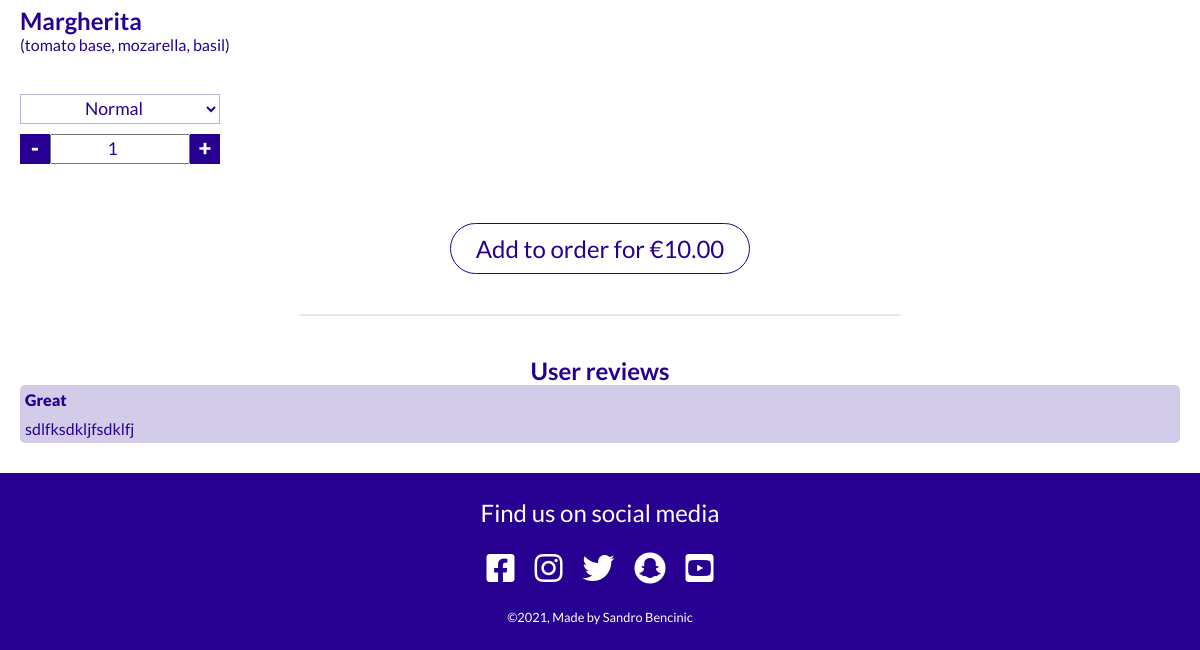
The page /product/item/1 (lower part) on the database as committed earlier.
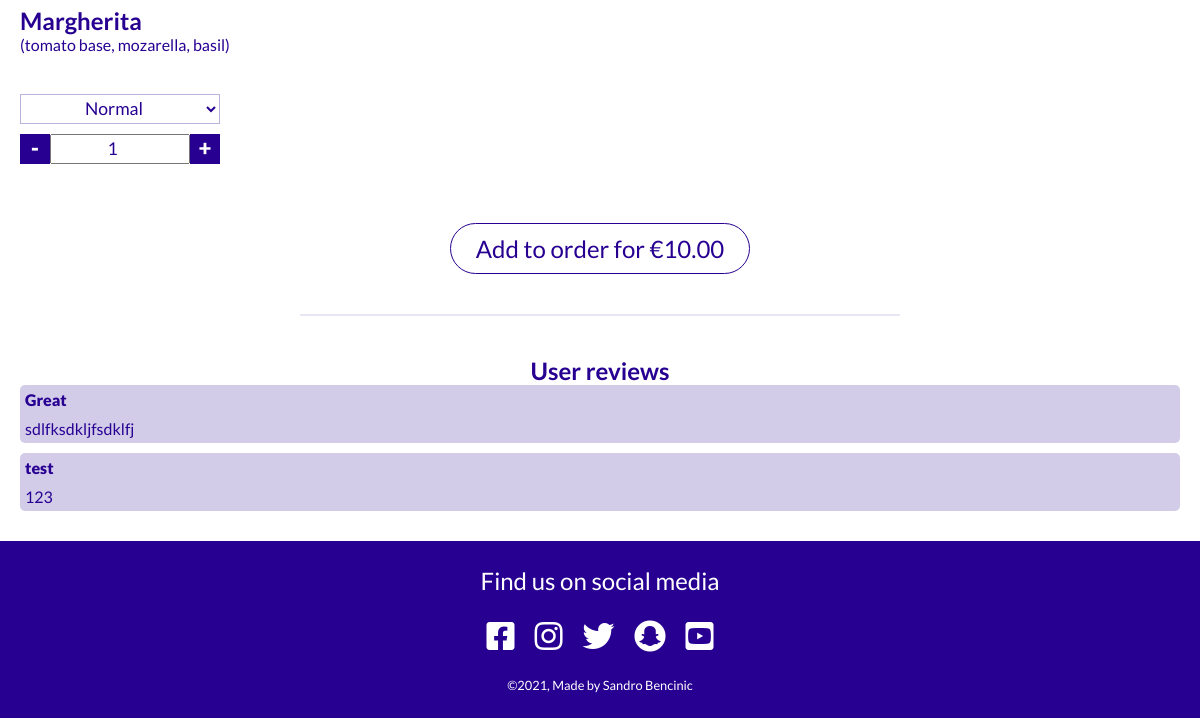
The same page on the database as committed later.
### product/models.py (models this page shows, shortened)
class Review(models.Model):
    user_profile = models.ForeignKey(User, on_delete=models.CASCADE)
    item = models.ForeignKey(Item, on_delete=models.CASCADE)
    title = models.CharField(max_length=50)
    content = models.TextField()

### product/views.py (the view)
# urls.py: path('item/<item_id>', item, name='item'),
def item(request, item_id):
    context = {
        'item': Item.objects.get(id=item_id),
        'reviews': Review.objects.all(),
        'show_bag': True
    }
    return render(request, 'product/item.html', context)

### order/contexts.py (called while the page is built, shortened)
def contexts(request):
    bag_items = []
    grand_total = 0
    if request.user.is_authenticated:
        delivery_fee = 0
    else:
        delivery_fee = 2
    grand_total += delivery_fee
    order_time = None
    bag = request.session.get('bag', {})
    context = {
        'bag_items': bag_items,
        'grand_total': grand_total,
        'order_time': order_time,
        'delivery_fee': delivery_fee,
    }
    return context

### product/templates/product/item.html (shortened to what this page needs)
{% extends 'base.html' %}
{% load static %}
{% block content %}
    <div class="item">
        <h2 class="item__title">{{ item.name }}</h2>
        <p class="item__description">{{ item.ingredients }}</p>
        <form action="{% url 'add_item' item.id %}" method="post" class="item__form">
            <select id="item-size" name="size">
                <option value="normal" selected>Normal</option>
            </select>
            <div class="item__quantity">
                <div class="item__minus">-</div>
                <input type="number" name="quantity" id="item-quantity" min="1" value="1" >
                <div class="item__plus">+</div>
            </div>
            <div class="center">
                <button class="btn btn--item" type="submit">
                    Add to order for €<span id="item-price">{{ item.price }}</span>
                </button>
            </div>
        </form>
        <hr class="hr-index">
        <div class="comment">
            <h2 class="comment__title">User reviews</h2>
            {% if reviews %}
                {% for review in reviews %}
                <div class="comment-single">
                    <div class="comment-single__title">
                        <p>{{ review.title }}</p>
                    </div>
                    <div class="comment-single__text">{{ review.content }}
                    </div>
                </div>
                {% endfor %}
            {% else %}
            <p style="text-align: center;">No reviews yet.</p>
            {% endif %}
        </div>
    </div>
{% endblock content %}

Rows that differ between the two databases and show on the page:
added Review: title "test", content "123"
